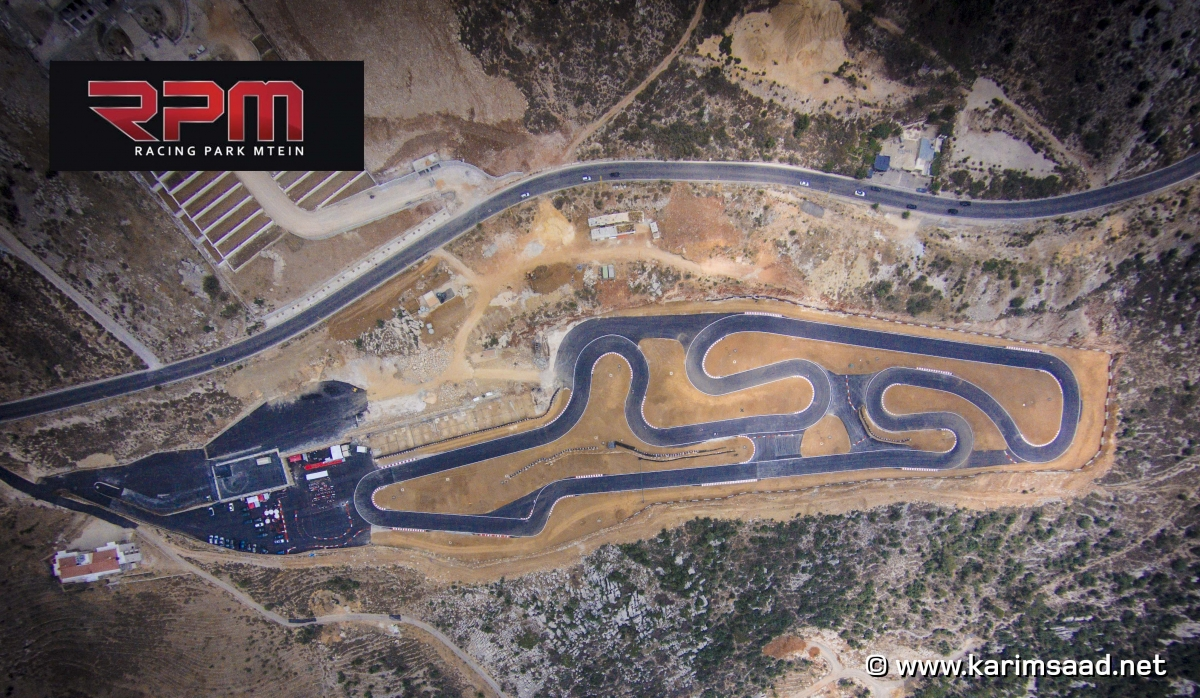
#> input picture P3_map.jpg, 1200 x 698 px, given in place of P3_racing.mov, which was not available
$ jupyter execute --allow-errors Untitled.ipynb   (older library calls are emulated)
#> lines starting #> are read from the running program, lines starting #| are printed output that depends on the picture; after the words box and inside, x2 and y2 are one past the last pixel; in counts of white or black regions, pixels touching at a corner belong together; pictures that were not available may be replaced by others from this repository, and a replacement may not be noted
[cell 1]
import matplotlib.pyplot as plt
import numpy as np
import cv2
plt.rc('image', cmap='gray') # set the default color-map of plt.image() to 'gray'
plt.rc('figure', figsize=[10,10]) # set a bigger default figure size

[cell 2]
cap = cv2.VideoCapture('P3_racing.mov')

[cell 3]
def movingAverage(curve, radius):
  window_size = 2 * radius + 1
  # Define the filter
  f = np.ones(window_size)/window_size
  # Add padding to the boundaries
  curve_pad = np.lib.pad(curve, (radius, radius), 'edge')
  # Apply convolution
  curve_smoothed = np.convolve(curve_pad, f, mode='same')
  # Remove padding
  curve_smoothed = curve_smoothed[radius:-radius]
  # return smoothed curve
  return curve_smoothed

def smooth(trajectory):
  smoothed_trajectory = np.copy(trajectory)
  for i in range(3):
    smoothed_trajectory[:,i] = movingAverage(trajectory[:,i], radius=SMOOTHING_RADIUS)

  return smoothed_trajectory

# [6 lines left out: function fixBorder, not called in this run]

[cell 4]
SMOOTHING_RADIUS=25


n_frames = int(cap.get(cv2.CAP_PROP_FRAME_COUNT))


w = int(cap.get(cv2.CAP_PROP_FRAME_WIDTH))
h = int(cap.get(cv2.CAP_PROP_FRAME_HEIGHT))

fps = cap.get(cv2.CAP_PROP_FPS)

# The code was written on OSX hence it might be needed to be changed to MJPG!!
fourcc = cv2.VideoWriter_fourcc(*'VIDX')

# Set up output videos
out = cv2.VideoWriter('stabilized.mp4', fourcc, fps, (w, h))
final_vid = cv2.VideoWriter('final.mp4', fourcc, fps, (w,h))

# Read first frame
_, prev = cap.read()
#> prev is the input picture: shape (698, 1200, 3); mean B, G, R 97.3, 98.3, 109.7

# Convert frame to grayscale
prev_gray = cv2.cvtColor(prev, cv2.COLOR_BGR2GRAY)

[cell 5]
# Pre-define transformation-store array
transforms = np.zeros((n_frames-1, 3), np.float32)

for i in range(n_frames-2):
  # Detect feature points in previous frame
    prev_pts = cv2.goodFeaturesToTrack(prev_gray,
                                     maxCorners=4000,
                                     qualityLevel=0.01,
                                     minDistance=10,
                                     blockSize=3)

  # Read next frame
    success, curr = cap.read()
    if not success:
        break

  # Convert to grayscale
    curr_gray = cv2.cvtColor(curr, cv2.COLOR_BGR2GRAY)

  # Calculate optical flow (i.e. track feature points)
    curr_pts, status, err = cv2.calcOpticalFlowPyrLK(prev_gray, curr_gray, prev_pts, None)


    assert prev_pts.shape == curr_pts.shape

  # Filter only valid points
    idx = np.where(status==1)[0]
    prev_pts = prev_pts[idx]
    curr_pts = curr_pts[idx]

  #Find transformation matrix
    m, _ = cv2.estimateAffinePartial2D(prev_pts, curr_pts)
  # Extract traslation
    dx = m[0, 2]
    dy = m[1, 2]

  # Extract rotation angle
    da = np.arctan2(m[1, 0], m[0, 0])
  # Store transformation
    transforms[i] = [dx,dy,da]

  # Move to next frame
    prev_gray = curr_gray

    print("Frame: " + str(i) +  "/" + str(n_frames) + " -  Tracked points : " + str(len(prev_pts)))
#> after the loop, transforms = empty array

[cell 6]
trajectory = np.cumsum(transforms, axis=0)
#> trajectory = empty array
#> (the rest of this cell did not finish here and is left out)

difference = smoothed_trajectory - trajectory
transforms_smooth = transforms + difference

[cell 7]
# Reset stream to first frame
cap.set(cv2.CAP_PROP_POS_FRAMES, 0)

#> (the rest of this cell did not finish here and is left out)

[cell 8]
cap = cv2.VideoCapture('stabilized.mp4')

# params for corner detection
feature_params = dict( maxCorners = 4000,
                       qualityLevel = 0.01,
                       minDistance = 10,
                       blockSize = 3 )

# Parameters for optical flow
lk_params = dict( winSize  = (5,5),
                  maxLevel = 5,
                  criteria = (cv2.TERM_CRITERIA_EPS | cv2.TERM_CRITERIA_COUNT, 10, 0.03))

[cell 9]
cap = cv2.VideoCapture('stabilized.mp4')

# params for corner detection:
feature_params = dict( maxCorners = 4000,
                       qualityLevel = 0.01,
                       minDistance = 10,
                       blockSize = 3 )

# Take the first frame and find corners in it
ret, F0 = cap.read()
F0_gray = cv2.cvtColor(F0, cv2.COLOR_BGR2GRAY)

pts0 = cv2.goodFeaturesToTrack(F0_gray, mask = None, **feature_params)
#> pts0 = 2580 rows, first 8: [1051, 664], [1083, 670], [1067, 670], [1141, 670], [988, 670], [229, 149], [1108, 673], [138, 149]
print('pts0.shape =',pts0.shape)
#| pts0.shape = (2580, 1, 2)

plt.imshow(F0_gray)
plt.plot(pts0[:,0,0], pts0[:,0,1],'.r')

[cell 10]
# Take the next frame:
for _ in range(5):
    ret,F1 = cap.read()

F1_gray = cv2.cvtColor(F1, cv2.COLOR_BGR2GRAY)

# Parameters for optical flow:
lk_params = dict( winSize  = (5,5),
                  maxLevel = 5,
                  criteria = (cv2.TERM_CRITERIA_EPS | cv2.TERM_CRITERIA_COUNT, 10, 0.03))

# calculate optical flow:
pts1, status, err = cv2.calcOpticalFlowPyrLK(F0_gray, F1_gray, pts0, None, **lk_params)
#> pts1 has the same summary as pts0; status = 2580 values from 1 to 1; err = 2580 values from 0 to 0

print('pts0.shape =',pts0.shape)
#| pts0.shape = (2580, 1, 2)
print('pts1.shape =',pts1.shape)
#| pts1.shape = (2580, 1, 2)
print('status.shape =',status.shape)
#| status.shape = (2580, 1)

[cell 11]
plt.imshow(F1_gray)
plt.plot(pts0[:,0,0], pts0[:,0,1],'.r') # old points
plt.plot(pts1[:,0,0], pts1[:,0,1],'.b') # new points

[cell 12]
# canvas = np.zeros_like(F1)
canvas = F1.copy()

for (p0,p1) in zip(pts0,pts1):
            x0,y0 = p0.squeeze().astype(np.int)
            x1,y1 = p1.squeeze().astype(np.int)
            canvas = cv2.circle(canvas,(x0,y0),3,(255,0,0),-1) # old points
            canvas = cv2.line(canvas, (x0,y0),(x1,y1), (0,255,255), 2)
            canvas = cv2.circle(canvas,(x1,y1),3,(0,0,255),-1) # new points
#> this loop made 2580 passes
#> (x0, y0, x1, y1) on passes 1 to 3: (1051, 664, 1051, 664), (1083, 670, 1083, 670), (1067, 670, 1067, 670)
#> canvas: shape (698, 1200, 3); mean B, G, R 87.8, 88.8, 122.1

plt.imshow(cv2.cvtColor(canvas,cv2.COLOR_BGR2RGB))

[cell 13]
cap = cv2.VideoCapture('stabilized.mp4')
# cap = cv2.VideoCapture('traffic_clips/intersection_04_roi.mp4')
# cap = cv2.VideoCapture('traffic_clips/roundabout_04_roi.mp4')


# params for corner detection
feature_params = dict( maxCorners = 4000,
                       qualityLevel = 0.01,
                       minDistance = 10,
                       blockSize = 3 )

# Parameters for optical flow
lk_params = dict( winSize  = (5,5),
                  maxLevel = 5,
                  criteria = (cv2.TERM_CRITERIA_EPS | cv2.TERM_CRITERIA_COUNT, 10, 0.03))


# Take first frame and find corners in it
ret, F0 = cap.read()
F0_gray = cv2.cvtColor(F0, cv2.COLOR_BGR2GRAY)
pts0 = cv2.goodFeaturesToTrack(F0_gray, mask = None, **feature_params)

# Parameters for font
font_params = dict(org = (30,30),
                   fontFace = cv2.FONT_HERSHEY_PLAIN,
                   fontScale = 1,
                   color = (0,255,255),
                   lineType = 1)


while(1):
    ret,F1 = cap.read()

    if ret==True:
        F1_gray = cv2.cvtColor(F1, cv2.COLOR_BGR2GRAY)

        # calculate optical flow
        pts1, status, err = cv2.calcOpticalFlowPyrLK(F0_gray, F1_gray, pts0, None, **lk_params)

        # delete "failed" points (status==0)
        pts1 = pts1[status[:,0]==1]
        pts0 = pts0[status[:,0]==1]

        canvas = F1.copy()
        for (p0,p1) in zip(pts0,pts1):
            x0,y0 = p0.squeeze().astype(np.int)
            x1,y1 = p1.squeeze().astype(np.int)
            canvas = cv2.circle(canvas,(x0,y0),2,(255,0,0),-1) # old points
            canvas = cv2.line(canvas, (x0,y0),(x1,y1), (0,255,255), 2)
            canvas = cv2.circle(canvas,(x1,y1),2,(0,0,255),-1) # new points
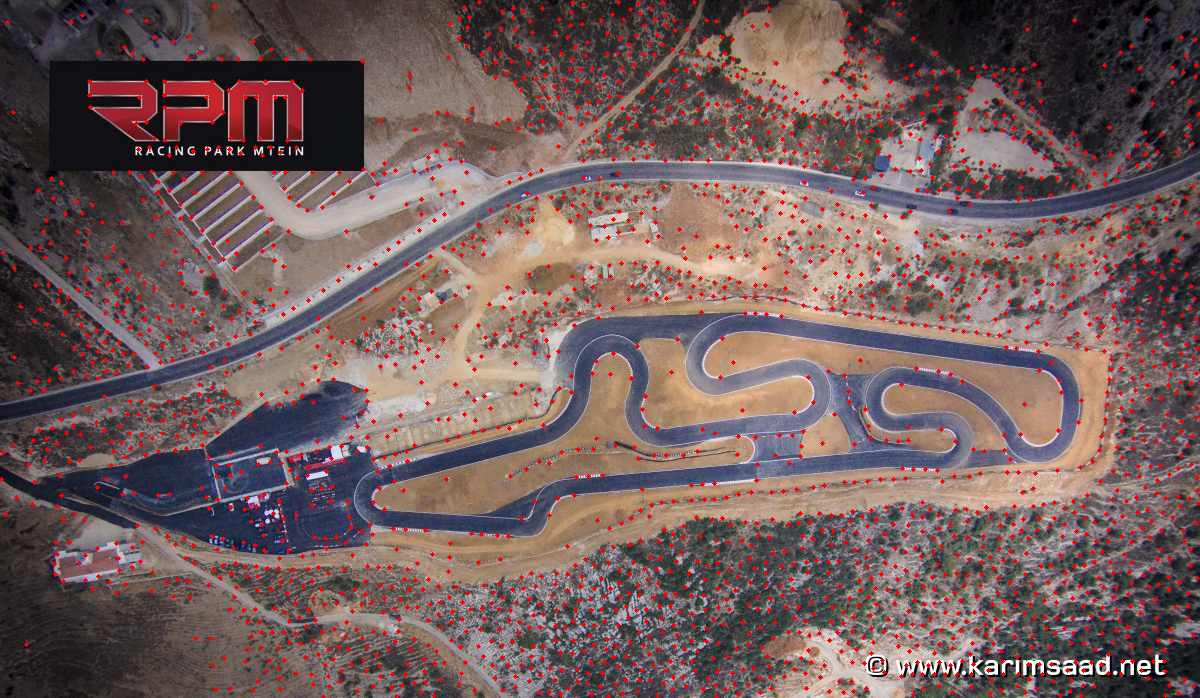
#> canvas: shape (698, 1200, 3); mean B, G, R 93, 94, 115.2

        # add some text:
        cv2.putText(canvas,str(pts0.size//2) + ' pts', **font_params)
#> canvas: shape (698, 1200, 3); 0.02% of pixels changed, all inside (x1, y1, x2, y2) = (32, 20, 104, 33)

        # Now update the previous frame and previous points
        F0_gray = F1_gray
        pts0 = pts1

        cv2.imshow('frame',canvas)
        k = cv2.waitKey(1) & 0xff
#> (key Esc is pressed here)
        if k == 27:
            break

    else: # no frames to read
        break

cv2.destroyAllWindows()
cap.release()
cv2.waitKey(1)

[cell 14]
cap = cv2.VideoCapture('stabilized.mp4')
# cap = cv2.VideoCapture('traffic_clips/roundabout_04_roi.mp4')

# params for corner detection
feature_params = dict( maxCorners = 4000,
                       qualityLevel = 0.01,
                       minDistance = 10,
                       blockSize = 3 )

# Parameters for optical flow
lk_params = dict( winSize  = (5,5),
                  maxLevel = 5,
                  criteria = (cv2.TERM_CRITERIA_EPS | cv2.TERM_CRITERIA_COUNT, 10, 0.03))


# Take first frame and find corners in it
ret, F0 = cap.read()
F0_gray = cv2.cvtColor(F0, cv2.COLOR_BGR2GRAY)
pts0 = cv2.goodFeaturesToTrack(F0_gray, mask = None, **feature_params)

# Parameters for font
font_params = dict(org = (30,30),
                   fontFace = cv2.FONT_HERSHEY_PLAIN,
                   fontScale = 1,
                   color = (0,255,255),
                   lineType = 1)

# Create a mask image for drawing purposes
canvas = np.zeros_like(F0)

while(1):
    ret,F1 = cap.read()

    if ret==True:

        F1_gray = cv2.cvtColor(F1, cv2.COLOR_BGR2GRAY)

        # calculate optical flow
        pts1, status, err = cv2.calcOpticalFlowPyrLK(F0_gray, F1_gray, pts0, None, **lk_params)

        # delete "failed" points (status==0)
        pts1 = pts1[status[:,0]==1]
        pts0 = pts0[status[:,0]==1]

        for (p0,p1) in zip(pts0,pts1):
            x0,y0 = p0.squeeze().astype(np.int)
            x1,y1 = p1.squeeze().astype(np.int)
            canvas = cv2.line(canvas, (x0,y0),(x1,y1), (0,255,255), 2)
            F1 = cv2.circle(F1,(x1,y1),2,(0,0,255),-1) # new points
#> canvas: shape (698, 1200, 3); mean B, G, R 0, 3.9, 3.9

        # add some text:
        cv2.putText(F1,str(pts0.size//2) + ' pts', **font_params)

        # visualize the results
        canvas = np.uint8(canvas*0.98) # fade out canvas
        final = cv2.add(F1, canvas)


        cv2.imshow('final',final)
        # cv2.imshow('F1',F1)
        # cv2.imshow('canvas',canvas)

        # Now update the previous frame and previous points
        F0_gray = F1_gray
        pts0 = pts1

        k = cv2.waitKey(1) & 0xff
#> (key Esc is pressed here)
        if k == 27:
            break

    else: # no frames to read
        break

cv2.destroyAllWindows()
cap.release()
cv2.waitKey(1)

[cell 15]
cap = cv2.VideoCapture('stabilized.mp4')
# cap = cv2.VideoCapture('traffic_clips/roundabout_04_roi.mp4')

# params for corner detection
feature_params = dict( maxCorners = 4000,
                       qualityLevel = 0.01,
                       minDistance = 10,
                       blockSize = 3 )

# Parameters for optical flow
lk_params = dict( winSize  = (10,10),
                  maxLevel = 5,
                  criteria = (cv2.TERM_CRITERIA_EPS | cv2.TERM_CRITERIA_COUNT, 10, 0.03))


# Take first frame and find corners in it
ret, F0 = cap.read()
F0_gray = cv2.cvtColor(F0, cv2.COLOR_BGR2GRAY)
pts0 = cv2.goodFeaturesToTrack(F0_gray, mask = None, **feature_params)

# prepare some random colors:
n = pts0.size//2 # how many points?
colors = np.random.randint(0,255,(n,3))

# Parameters for font
font_params = dict(org = (30,30),
                   fontFace = cv2.FONT_HERSHEY_PLAIN,
                   fontScale = 1,
                   color = (0,255,255),
                   lineType = 1)


# Create a mask image for drawing purposes
canvas = np.zeros_like(F0)

while(1):
    ret,F1 = cap.read()

    if ret==True:

        F1_gray = cv2.cvtColor(F1, cv2.COLOR_BGR2GRAY)

        # calculate optical flow
        pts1, status, err = cv2.calcOpticalFlowPyrLK(F0_gray, F1_gray, pts0, None, **lk_params)

        # delete "failed" points (status==0)
        pts1 = pts1[status[:,0]==1]
        pts0 = pts0[status[:,0]==1]
        colors = colors[status[:,0]==1]

        for (p0,p1,clr) in zip(pts0,pts1,colors):
            x0,y0 = p0.squeeze().astype(np.int)
            x1,y1 = p1.squeeze().astype(np.int)
            canvas = cv2.line(canvas, (x0,y0),(x1,y1), clr.tolist(), 2)
            F1 = cv2.circle(F1,(x1,y1),2,clr.tolist(),-1) # new points
#> this loop made 2580 passes
#> (p1, clr) on passes 1 to 3: ([[1051, 664]], [172, 47, 117]), ([[1083, 670]], [192, 67, 251]), ([[1067, 670]], [195, 103, 9])
#> F1: shape (698, 1200, 3); mean B, G, R 98.1, 99.1, 110
#> canvas: shape (698, 1200, 3); mean B, G, R 2, 2, 1.9

        # add some text:
        cv2.putText(F1,str(pts0.size//2) + ' pts', **font_params)
#> F1: shape (698, 1200, 3); mean B, G, R 98.1, 99.2, 110.1

        # visualize the results
        canvas = np.uint8(canvas*0.98) # fade out canvas
        final = cv2.add(F1, canvas)


        cv2.imshow('final',final)
        cv2.imshow('F1',F1)
        cv2.imshow('canvas',canvas)

        # Now update the previous frame and previous points
        F0_gray = F1_gray
        pts0 = pts1

        k = cv2.waitKey(1) & 0xff
#> (key Esc is pressed here)
        if k == 27:
            break

    else: # no frames to read
        break

cv2.destroyAllWindows()
cap.release()
cv2.waitKey(1)

[cell 16]
cap = cv2.VideoCapture('stabilized.mp4')
# cap = cv2.VideoCapture('traffic_clips/roundabout_04_roi.mp4')

# params for corner detection
feature_params = dict( maxCorners = 4000,
                       qualityLevel = 0.01,
                       minDistance = 10,
                       blockSize = 3 )

# Parameters for optical flow
lk_params = dict( winSize  = (10,10),
                  maxLevel = 5,
                  criteria = (cv2.TERM_CRITERIA_EPS | cv2.TERM_CRITERIA_COUNT, 10, 0.03))


# Take first frame and find corners in it
ret, F0 = cap.read()
F0_gray = cv2.cvtColor(F0, cv2.COLOR_BGR2GRAY)
pts0 = cv2.goodFeaturesToTrack(F0_gray, mask = None, **feature_params)

# prepare some random colors:
n = pts0.size//2 # how many points?
colors = np.random.randint(0,255,(n,3))

# Parameters for font
font_params = dict(org = (30,30),
                   fontFace = cv2.FONT_HERSHEY_PLAIN,
                   fontScale = 1,
                   color = (0,255,255),
                   lineType = 1)


# Create a mask image for drawing purposes
canvas = np.zeros_like(F0)

counter = 0 # frames counter
while(1):
    ret,F1 = cap.read()

    if ret==True:

        F1_gray = cv2.cvtColor(F1, cv2.COLOR_BGR2GRAY)
        # Ftag = np.abs(F1_gray - F0_gray)

        # calculate optical flow
        pts1, status, err = cv2.calcOpticalFlowPyrLK(F0_gray, F1_gray, pts0, None, **lk_params)

        # delete "failed" points (status==0)
        pts1 = pts1[status[:,0]==1]
        pts0 = pts0[status[:,0]==1]
        colors = colors[status[:,0]==1]


        tracking_mask = np.zeros_like(F1_gray) + 255
        for (p0,p1,clr) in zip(pts0,pts1,colors):
            x0,y0 = p0.squeeze().astype(np.int)
            x1,y1 = p1.squeeze().astype(np.int)
            canvas = cv2.line(canvas, (x0,y0),(x1,y1), clr.tolist(), 2)
            F1 = cv2.circle(F1,(x1,y1),2,clr.tolist(),-1) # new points
            tracking_mask = cv2.circle(tracking_mask, (x1,y1),10,0,-1) # black circles
#> this loop made 2580 passes
#> (p1, clr) on passes 1 to 3: ([[1051, 664]], [35, 175, 199]), ([[1083, 670]], [104, 60, 36]), ([[1067, 670]], [113, 156, 172])
#> pass 1, `tracking_mask = cv2.circle(tracking_mask, (x1,y1),10,0,-1)`:
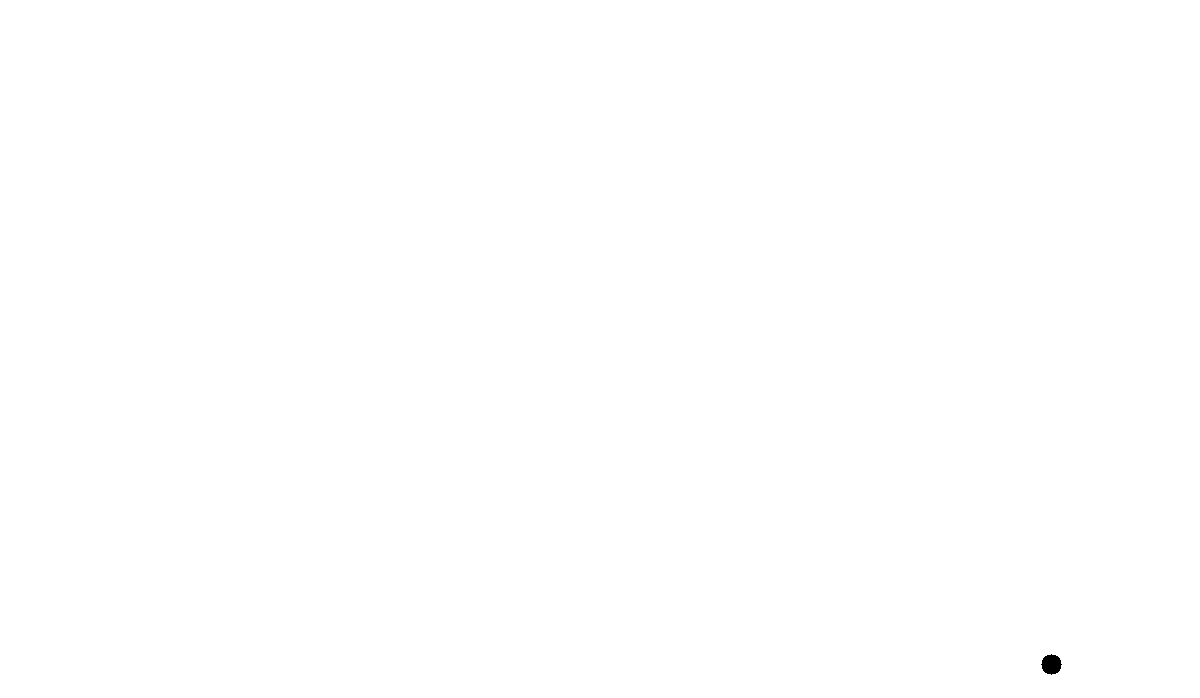
#> tracking_mask: shape (698, 1200); 100% white; 1 black region, box (x1, y1, x2, y2) and area: (1041, 654, 1062, 675) 317
#> after the loop:
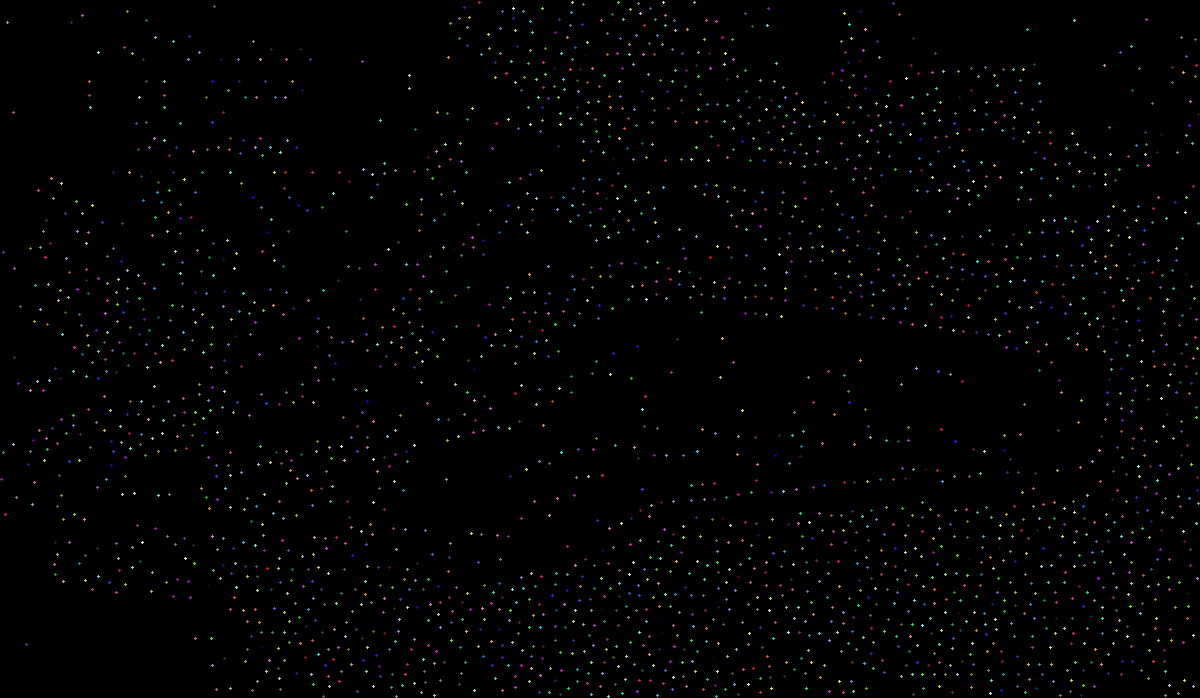
#> canvas: shape (698, 1200, 3); mean B, G, R 2, 2, 1.9

        # add some text:
        cv2.putText(F1,str(pts0.size//2) + ' pts', **font_params)
#> F1: shape (698, 1200, 3); mean B, G, R 98.1, 99.2, 110.1

        # visualize the results
        canvas = np.uint8(canvas*0.98) # fade out canvas
        final = cv2.add(F1, canvas)
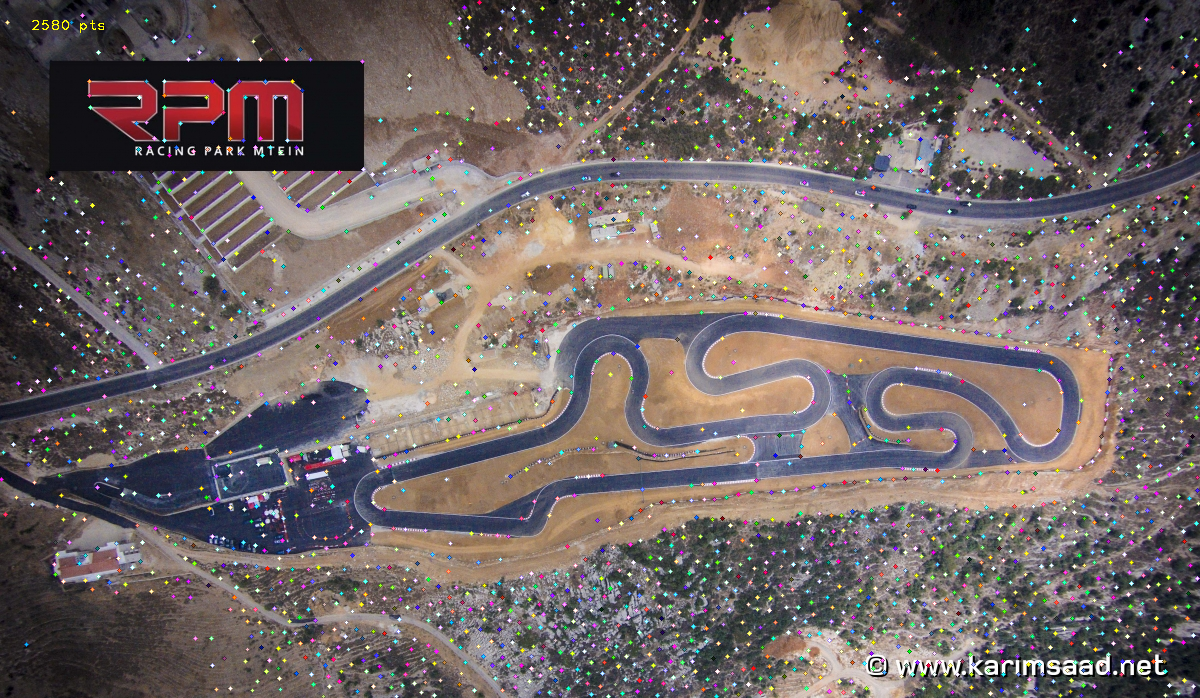
#> final: shape (698, 1200, 3); mean B, G, R 99.1, 100.1, 111.1
        cv2.imshow('final',final)

        counter += 1
        # find new features to track:
        if (counter%25)==0:
            new_pts = cv2.goodFeaturesToTrack(F1_gray, mask = tracking_mask, **feature_params)
            if new_pts is not None:
                n = new_pts.size//2 # how many new points?
                new_colors = np.random.randint(0,255,(n,3))
                colors = np.vstack((colors,new_colors))
                pts1 = np.vstack((pts1,new_pts))


        # Now update the previous frame and previous points
        F0_gray = F1_gray
        pts0 = pts1

        k = cv2.waitKey(1) & 0xff
#> (key Esc is pressed here)
        if k == 27:
            break

    else: # no frames to read
        break

cv2.destroyAllWindows()
cap.release()
cv2.waitKey(1)
